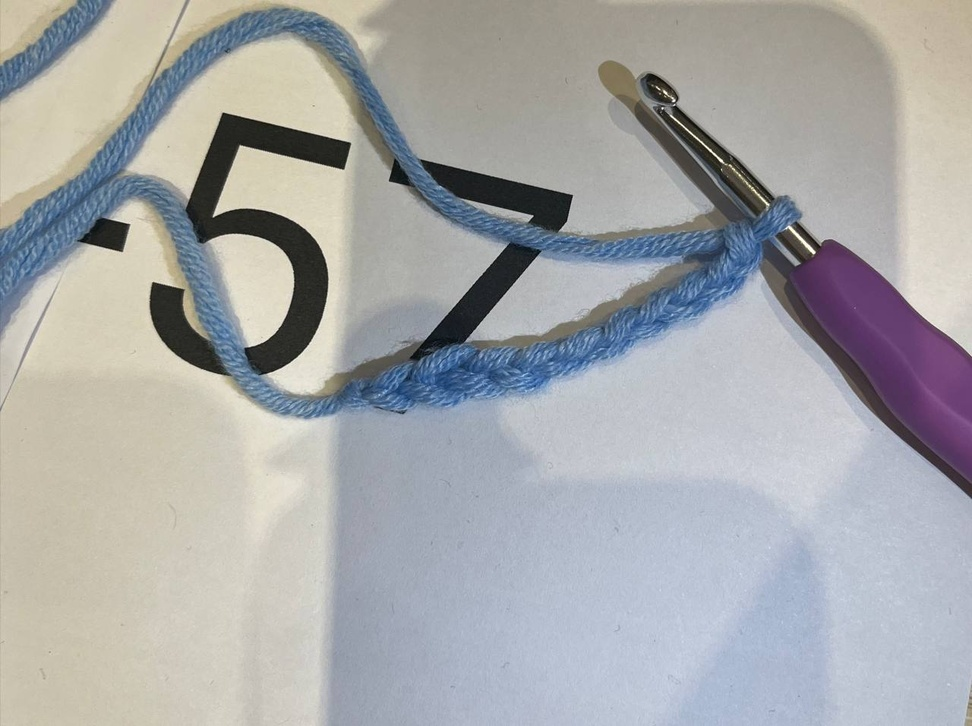
#> input picture stitch.jpg, 972 x 726 px, shrunk from 1280 x 956 before the run
$ python -i ocr.py   (imports and definitions only)
#> lines starting #> are read from the running program, lines starting #| are printed output that depends on the picture; after the words box and inside, x2 and y2 are one past the last pixel; in counts of white or black regions, pixels touching at a corner belong together
import pytesseract
from PIL import Image
import cv2
import numpy as np

def image_to_text(image_path):
  # Load the image
  # image_path = 'diamond.png' ## sample
#> called with image_path = 'stitch.jpg'
  image = cv2.imread(image_path)
#> image is the input picture: shape (726, 972, 3); mean B, G, R 169.4, 168.3, 167

  # Preprocess the image
  gray_image = cv2.cvtColor(image, cv2.COLOR_BGR2GRAY)
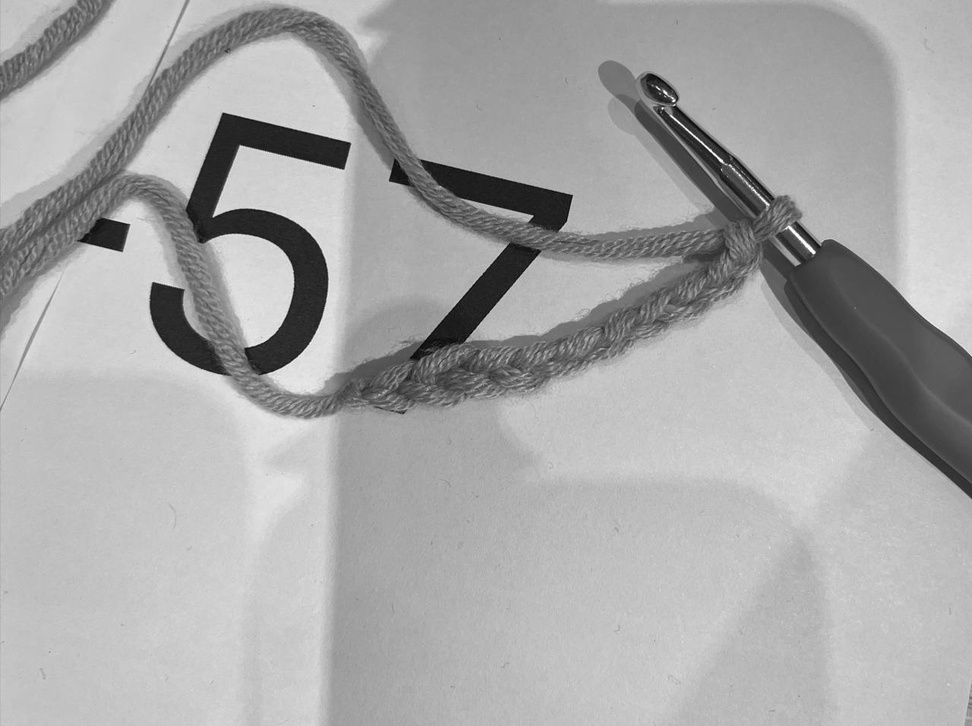
#> gray_image: shape (726, 972); min 1, max 254, mean 168
  denoised_image = cv2.fastNlMeansDenoising(gray_image)
  _, binary_image = cv2.threshold(denoised_image, 0, 255, cv2.THRESH_BINARY + cv2.THRESH_OTSU)
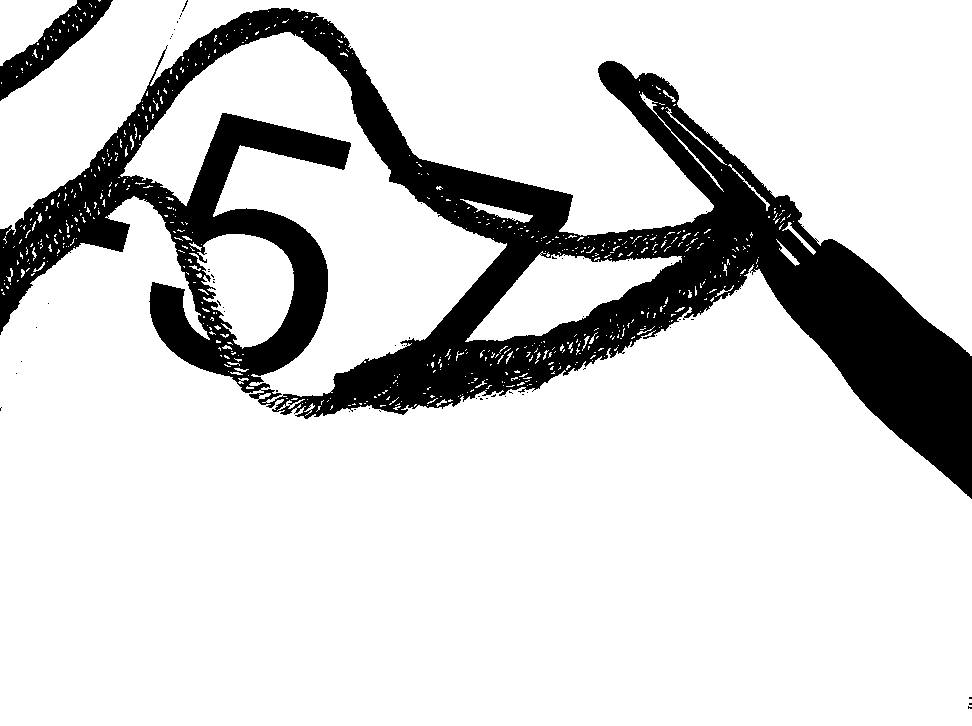
#> binary_image: shape (726, 972); 82.7% white; 59 black regions (57 under 20 px), largest, box (x1, y1, x2, y2) and area: (0, 8, 972, 499) 118410, (0, 0, 113, 101) 3580

  # Perform OCR
#> (the run stopped early here; a loop or call above may not have finished)
